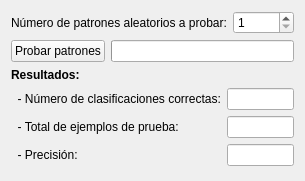
          <widget class="QWidget" name="verticalLayoutWidget_5">
           <property name="geometry">
            <rect>
             <x>395</x>
             <y>47</y>
             <width>281</width>
             <height>181</height>
            </rect>
           </property>
           <layout class="QVBoxLayout" name="verticalLayout_13">
            <item>
             <layout class="QHBoxLayout" name="horizontalLayout_2">
              <item>
               <widget class="QLabel" name="label_pataprobar">
                <property name="text">
                 <string>Número de patrones aleatorios a probar:</string>
                </property>
               </widget>
              </item>
              <item>
               <widget class="QSpinBox" name="spinBox_pataprobar">
                <property name="minimum">
                 <number>1</number>
                </property>
                <property name="maximum">
                 <number>10000</number>
                </property>
               </widget>
              </item>
             </layout>
            </item>
            <item>
             <layout class="QHBoxLayout" name="horizontalLayout_11">
              <item>
               <widget class="QPushButton" name="pushButton_probarpatrones">
                <property name="toolTip">
                 <string>&lt;html&gt;&lt;head/&gt;&lt;body&gt;&lt;p&gt;Genera y clasifica el número de patrones aleatorios ingresado, y devuelve la precisión. Dichos patrones son letras aleatorias distorsionadas en un porcentaje aleatorio entre 0% y 30%. Si alguno de los patrones generados fué usado en el entrenamiento de la red seleccionada, no se lo tiene en cuenta&lt;/p&gt;&lt;/body&gt;&lt;/html&gt;</string>
                </property>
                <property name="text">
                 <string>Probar patrones</string>
                </property>
               </widget>
              </item>
              <item>
               <widget class="QProgressBar" name="progressBar_probarpatrones">
                <property name="value">
                 <number>0</number>
                </property>
                <property name="textVisible">
                 <bool>false</bool>
                </property>
               </widget>
              </item>
             </layout>
            </item>
            <item>
             <layout class="QHBoxLayout" name="horizontalLayout_12"/>
            </item>
            <item>
             <layout class="QHBoxLayout" name="horizontalLayout_13">
              <item>
               <layout class="QFormLayout" name="formLayout_4">
                <item row="1" column="0">
                 <widget class="QLabel" name="label_probar_correctas">
                  <property name="text">
                   <string>  - Número de clasificaciones correctas:</string>
                  </property>
                 </widget>
                </item>
                <item row="1" column="1">
                 <widget class="QLineEdit" name="lineEdit_probar_correctas">
                  <property name="readOnly">
                   <bool>true</bool>
                  </property>
                 </widget>
                </item>
                <item row="2" column="0">
                 <widget class="QLabel" name="label_probar_total">
                  <property name="text">
                   <string>  - Total de ejemplos de prueba:</string>
                  </property>
                 </widget>
                </item>
                <item row="2" column="1">
                 <widget class="QLineEdit" name="lineEdit_probar_total">
                  <property name="readOnly">
                   <bool>true</bool>
                  </property>
                 </widget>
                </item>
                <item row="0" column="0">
                 <widget class="QLabel" name="label_test1_2">
                  <property name="font">
                   <font>
                    <bold>true</bold>
                   </font>
                  </property>
                  <property name="text">
                   <string>Resultados:</string>
                  </property>
                 </widget>
                </item>
                <item row="3" column="0">
                 <widget class="QLabel" name="label_probar_precision">
                  <property name="text">
                   <string>  - Precisión:</string>
                  </property>
                 </widget>
                </item>
                <item row="3" column="1">
                 <widget class="QLineEdit" name="lineEdit_probar_precision">
                  <property name="readOnly">
                   <bool>true</bool>
                  </property>
                 </widget>
                </item>
               </layout>
              </item>
             </layout>
            </item>
           </layout>
          </widget>
